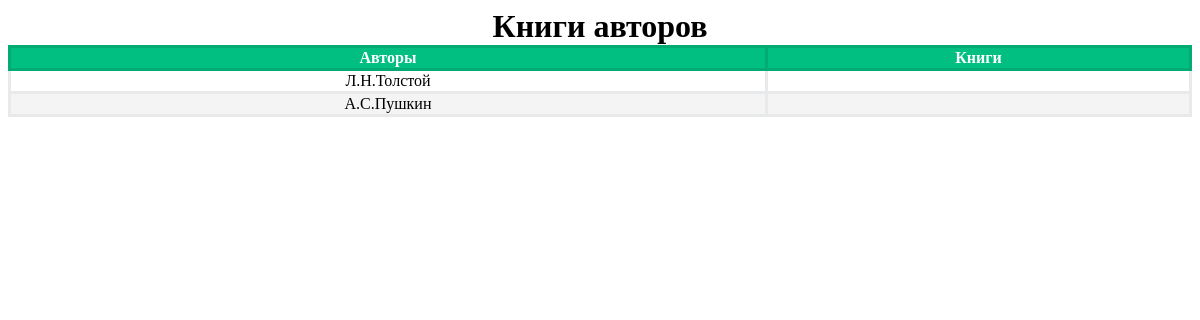
The app's page /books/list/, older data.
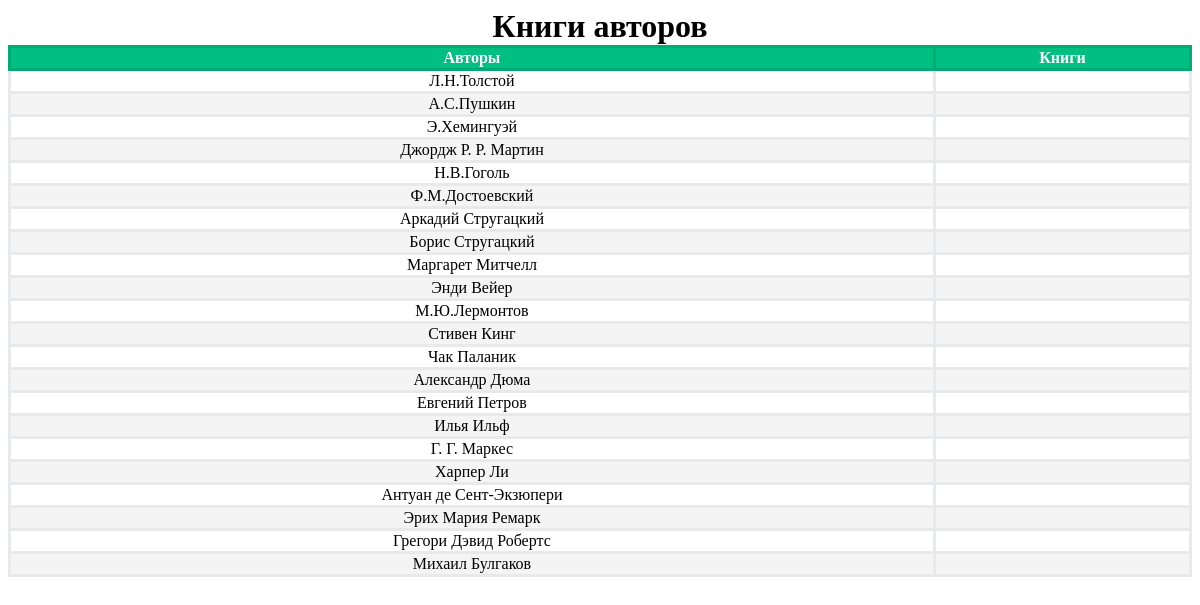
The same page, newer data.
### InfAboutBooks/apps/InfBooks/models.py (models this page shows, shortened)
class Author(models.Model):
    book = models.ManyToManyField(Book)
    author_name = models.CharField('Имя автора', max_length = 200)
    email = models.EmailField(blank=True)
    class Meta:
        verbose_name = "Автор"
        verbose_name_plural = "Авторы"

### InfAboutBooks/apps/InfBooks/views.py (the view)
# urls.py: path('list/', views.user, name = 'user'),
def user(request):
    all_author_list = Author.objects.all()
    return render(request, 'InfBooks/list.html',{'all_author_list':all_author_list})

### InfAboutBooks/templates/InfBooks/list.html (shortened to what this page needs)
{% extends 'base.html' %}
{% block content %}
{% if all_author_list %}
<table border="1">
	<caption><font size="6"><b>Книги авторов</b></caption>
	<thead>
	<td>Авторы</td>
	<td>Книги</td>
	</thead>
	<tbody>
		{% for a in all_author_list %}
			<tr><td>{{a.author_name}}</td><td>
	   </td></tr>
		{% endfor %}
	</tbody>
</table>
	{% else %}
		Записей не существует!
	{% endif %}
	{% endblock %}

### InfAboutBooks/templates/base.html (shortened to what this page needs)
<!DOCTYPE html>
<html lang="en">
<head>
</head>
<body>
	{% block content %}{% endblock %}
</body>
</html>

### InfAboutBooks/templates/InfBooks/list.html (style rules this page uses)
table { width: 100%; text-align: center; border-collapse: collapse; }
table thead tr td { border: 3px solid #01ab73; }
table tbody tr td { border: 3px solid #e8e9eb; }
table tbody tr:nth-child(2n) { background: #f4f4f4; }

Row changes from the older to the newer data that the page shows:
added Author: author_name "Э.Хемингуэй"
added Author: author_name "Джордж Р. Р. Мартин"
added Author: author_name "Н.В.Гоголь"
added Author: author_name "Ф.М.Достоевский"
added Author: author_name "Аркадий Стругацкий"
added Author: author_name "Борис Стругацкий"
added Author: author_name "Маргарет Митчелл"
added Author: author_name "Энди Вейер"
added Author: author_name "М.Ю.Лермонтов"
added Author: author_name "Стивен Кинг"
added Author: author_name "Чак Паланик"
added Author: author_name "Александр Дюма"
added Author: author_name "Евгений Петров"
added Author: author_name "Илья Ильф"
added Author: author_name "Г. Г. Маркес"
added Author: author_name "Харпер Ли"
added Author: author_name "Антуан де Сент-Экзюпери"
added Author: author_name "Эрих Мария Ремарк"
added Author: author_name "Грегори Дэвид Робертс"
added Author: author_name "Михаил Булгаков"
